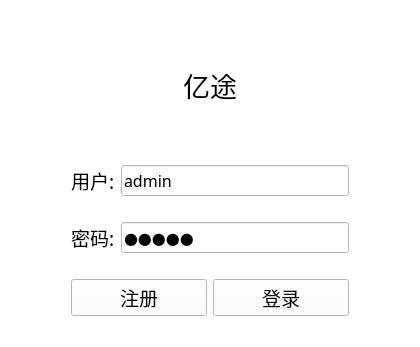
<?xml version="1.0" encoding="UTF-8"?>
<ui version="4.0">
 <class>Form</class>
 <widget class="QWidget" name="Form">
  <property name="geometry">
   <rect>
    <x>0</x>
    <y>0</y>
    <width>420</width>
    <height>347</height>
   </rect>
  </property>
  <property name="windowTitle">
   <string>Form</string>
  </property>
  <property name="styleSheet">
   <string notr="true">background-color: rgb(255, 255, 255);</string>
  </property>
  <layout class="QGridLayout" name="gridLayout">
   <item row="4" column="1">
    <spacer name="verticalSpacer">
     <property name="orientation">
      <enum>Qt::Vertical</enum>
     </property>
     <property name="sizeType">
      <enum>QSizePolicy::Fixed</enum>
     </property>
     <property name="sizeHint" stdset="0">
      <size>
       <width>20</width>
       <height>20</height>
      </size>
     </property>
    </spacer>
   </item>
   <item row="3" column="0">
    <spacer name="horizontalSpacer">
     <property name="orientation">
      <enum>Qt::Horizontal</enum>
     </property>
     <property name="sizeType">
      <enum>QSizePolicy::Maximum</enum>
     </property>
     <property name="sizeHint" stdset="0">
      <size>
       <width>60</width>
       <height>20</height>
      </size>
     </property>
    </spacer>
   </item>
   <item row="2" column="1">
    <spacer name="verticalSpacer_2">
     <property name="orientation">
      <enum>Qt::Vertical</enum>
     </property>
     <property name="sizeType">
      <enum>QSizePolicy::Maximum</enum>
     </property>
     <property name="sizeHint" stdset="0">
      <size>
       <width>20</width>
       <height>40</height>
      </size>
     </property>
    </spacer>
   </item>
   <item row="0" column="1">
    <spacer name="verticalSpacer_3">
     <property name="orientation">
      <enum>Qt::Vertical</enum>
     </property>
     <property name="sizeType">
      <enum>QSizePolicy::Fixed</enum>
     </property>
     <property name="sizeHint" stdset="0">
      <size>
       <width>20</width>
       <height>40</height>
      </size>
     </property>
    </spacer>
   </item>
   <item row="1" column="1">
    <widget class="QLabel" name="label">
     <property name="font">
      <font>
       <family>楷体</family>
       <pointsize>20</pointsize>
      </font>
     </property>
     <property name="text">
      <string>亿途</string>
     </property>
     <property name="alignment">
      <set>Qt::AlignCenter</set>
     </property>
     <property name="wordWrap">
      <bool>false</bool>
     </property>
    </widget>
   </item>
   <item row="3" column="1">
    <layout class="QVBoxLayout" name="verticalLayout">
     <item>
      <layout class="QHBoxLayout" name="horizontalLayout">
       <item>
        <widget class="QLabel" name="label_2">
         <property name="font">
          <font>
           <family>Agency FB</family>
           <pointsize>14</pointsize>
          </font>
         </property>
         <property name="styleSheet">
          <string notr="true"/>
         </property>
         <property name="text">
          <string>用户:</string>
         </property>
        </widget>
       </item>
       <item>
        <widget class="QLineEdit" name="username_lineEdit">
         <property name="font">
          <font>
           <family>宋体</family>
           <pointsize>12</pointsize>
           <italic>false</italic>
           <bold>false</bold>
          </font>
         </property>
         <property name="styleSheet">
          <string notr="true">font: 12pt &quot;宋体&quot;;</string>
         </property>
         <property name="text">
          <string>admin</string>
         </property>
        </widget>
       </item>
      </layout>
     </item>
     <item>
      <spacer name="verticalSpacer_5">
       <property name="orientation">
        <enum>Qt::Vertical</enum>
       </property>
       <property name="sizeType">
        <enum>QSizePolicy::Fixed</enum>
       </property>
       <property name="sizeHint" stdset="0">
        <size>
         <width>20</width>
         <height>20</height>
        </size>
       </property>
      </spacer>
     </item>
     <item>
      <layout class="QHBoxLayout" name="horizontalLayout_2">
       <item>
        <widget class="QLabel" name="label_3">
         <property name="font">
          <font>
           <family>Agency FB</family>
           <pointsize>14</pointsize>
          </font>
         </property>
         <property name="text">
          <string>密码:</string>
         </property>
        </widget>
       </item>
       <item>
        <widget class="QLineEdit" name="password_lineEdit">
         <property name="font">
          <font>
           <family>宋体</family>
           <pointsize>12</pointsize>
           <italic>false</italic>
           <bold>false</bold>
          </font>
         </property>
         <property name="styleSheet">
          <string notr="true">font: 12pt &quot;宋体&quot;;</string>
         </property>
         <property name="text">
          <string>admin</string>
         </property>
         <property name="echoMode">
          <enum>QLineEdit::Password</enum>
         </property>
        </widget>
       </item>
      </layout>
     </item>
     <item>
      <spacer name="verticalSpacer_4">
       <property name="orientation">
        <enum>Qt::Vertical</enum>
       </property>
       <property name="sizeType">
        <enum>QSizePolicy::Fixed</enum>
       </property>
       <property name="sizeHint" stdset="0">
        <size>
         <width>20</width>
         <height>20</height>
        </size>
       </property>
      </spacer>
     </item>
     <item>
      <layout class="QHBoxLayout" name="horizontalLayout_3">
       <item>
        <widget class="QPushButton" name="register_pushButton">
         <property name="font">
          <font>
           <family>Agency FB</family>
           <pointsize>14</pointsize>
          </font>
         </property>
         <property name="text">
          <string>注册</string>
         </property>
        </widget>
       </item>
       <item>
        <widget class="QPushButton" name="login_pushButton">
         <property name="font">
          <font>
           <family>Agency FB</family>
           <pointsize>14</pointsize>
          </font>
         </property>
         <property name="text">
          <string>登录</string>
         </property>
        </widget>
       </item>
      </layout>
     </item>
    </layout>
   </item>
   <item row="3" column="2">
    <spacer name="horizontalSpacer_2">
     <property name="orientation">
      <enum>Qt::Horizontal</enum>
     </property>
     <property name="sizeType">
      <enum>QSizePolicy::Maximum</enum>
     </property>
     <property name="sizeHint" stdset="0">
      <size>
       <width>60</width>
       <height>20</height>
      </size>
     </property>
    </spacer>
   </item>
  </layout>
 </widget>
 <resources/>
 <connections/>
</ui>
